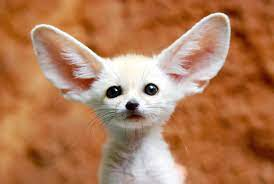
#> input picture images/animal.jpg, 274 x 184 px
$ jupyter execute Template_matching.ipynb
#> lines starting #> are read from the running program, lines starting #| are printed output that depends on the picture; after the words box and inside, x2 and y2 are one past the last pixel; in counts of white or black regions, pixels touching at a corner belong together
### opencv_/utils.py
import cv2
import numpy as np
from matplotlib import pyplot as plt


def show(img: np.ndarray, dpi=100, title=None) -> None:
    img_rgb = cv2.cvtColor(img, cv2.COLOR_BGR2RGB)
    plt.figure(dpi=dpi)
    plt.imshow(img_rgb)
    if title is not None:
        plt.title(title)
    plt.show()

### opencv_/Template_matching.ipynb
[cell 1]
import cv2

from opencv_.utils import show

[cell 2]
img = cv2.imread('../images/animal.jpg', 1)
#> img is the input picture: shape (184, 274, 3); mean B, G, R 87.4, 123.9, 178.1
show(img)

[cell 3]
img_roe = img[12:, 30:232]
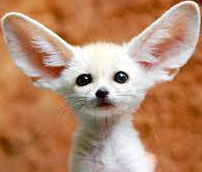
#> img_roe: shape (172, 202, 3); mean B, G, R 106.9, 136.9, 182.4
show(img_roe)

[cell 4]
h, w = img_roe.shape[:-1]
#> h = 172; w = 202
thickness = 2
res = cv2.matchTemplate(img, img_roe, cv2.TM_CCOEFF)
min_val, max_val, min_loc, max_loc = cv2.minMaxLoc(res)
#> min_val = 59444336; max_val = 312231040; min_loc = (72, 12); max_loc = (30, 12)
top_left = (max_loc[0] - thickness // 2, max_loc[1] - thickness // 2)
#> top_left = (29, 11)
bottom_right = (top_left[0] + w + thickness // 2, top_left[1] + h - thickness // 2)
#> bottom_right = (232, 182)

cv2.rectangle(img,top_left, bottom_right, (0, 255, 0), 2)
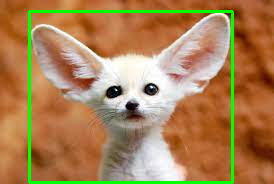
#> img: shape (184, 274, 3); 4.44% of pixels changed, all inside (x1, y1, x2, y2) = (28, 10, 234, 184)
show(img)
